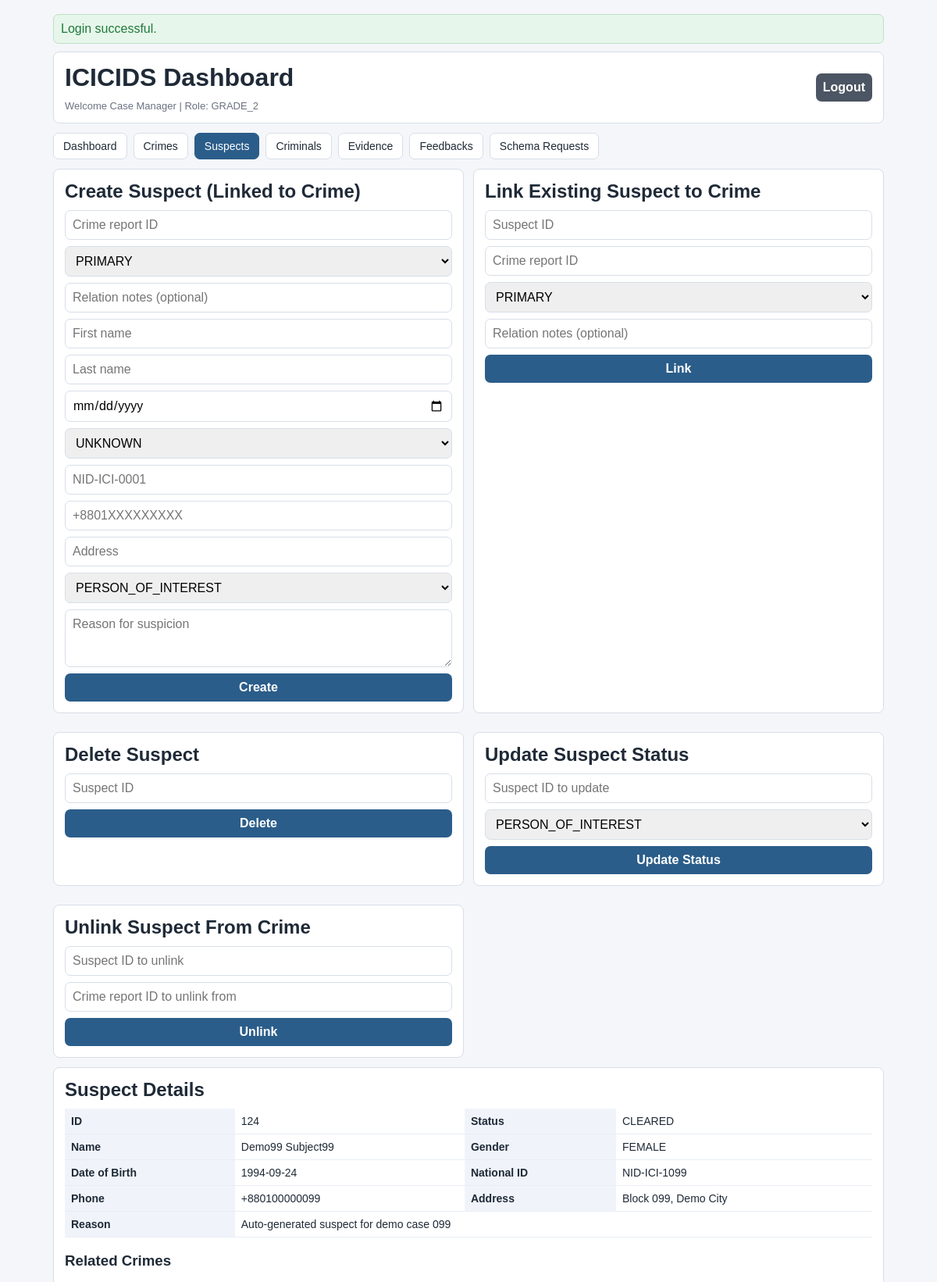
/index.php?view=suspects&suspect_id=124 (signed in, upper part), run on the app's committed database.
### tables this page shows
CREATE TABLE suspects (
    id BIGINT UNSIGNED AUTO_INCREMENT PRIMARY KEY,
    first_name VARCHAR(100) NOT NULL,
    last_name VARCHAR(100) NOT NULL,
    crime_report_id BIGINT UNSIGNED NULL,
    date_of_birth DATE NULL,
    gender ENUM('MALE', 'FEMALE', 'OTHER', 'UNKNOWN') NOT NULL DEFAULT 'UNKNOWN',
    national_id VARCHAR(80) NULL,
    address_line VARCHAR(255) NULL,
    phone VARCHAR(30) NULL,
    reason_for_suspicion TEXT NOT NULL,
    suspect_status ENUM('PERSON_OF_INTEREST', 'WANTED', 'ARRESTED', 'CLEARED') NOT NULL DEFAULT 'PERSON_OF_INTEREST',
    created_by_officer_id BIGINT UNSIGNED NOT NULL,
    created_at DATETIME NOT NULL DEFAULT CURRENT_TIMESTAMP,
    updated_at DATETIME NOT NULL DEFAULT CURRENT_TIMESTAMP ON UPDATE CURRENT_TIMESTAMP,
    CONSTRAINT uq_suspects_national_id UNIQUE (national_id),
    CONSTRAINT fk_suspects_primary_crime
        FOREIGN KEY (crime_report_id) REFERENCES crime_reports(id)
        ON UPDATE CASCADE ON DELETE SET NULL,
    CONSTRAINT fk_suspects_created_by
        FOREIGN KEY (created_by_officer_id) REFERENCES officers(id)
        ON UPDATE CASCADE ON DELETE RESTRICT,
    INDEX idx_suspects_name (last_name, first_name),
    INDEX idx_suspects_status (suspect_status),
    INDEX idx_suspects_crime_report (crime_report_id),
    INDEX idx_suspects_created_by (created_by_officer_id)
);

### Auth.php (called while the page is built, shortened)
<?php
final class Auth
{
    public function isAuthenticated(): bool
    {
        return isset($_SESSION[self::SESSION_KEY]);
    }
    public function currentOfficer(): ?array
    {
        return $_SESSION[self::SESSION_KEY];
    }
    public function enforce(string $operation, ?string $table = null): void
    {
        $officer = $this->currentOfficer();
        $rank = (string)$officer['rank'];
        $normalizedOperation = strtoupper(trim($operation));
        $normalizedTable = $table !== null ? strtolower(trim($table)) : null;
        if (
            $normalizedOperation === 'READ'
            && in_array($normalizedTable, ['officer_activity', 'login_logs'], true)
            && $rank !== self::ROLE_GRADE_1
        ) {
            throw new RuntimeException('Permission denied. Audit logs are restricted to Grade 1 officer.');
        }
        if ($rank === self::ROLE_GRADE_2) {
            $createTables = [
                'crime_reports',
                'suspects',
                'criminals',
                'evidence',
                'crime_report_suspects',
                'crime_report_evidence',
                'suspect_evidence',
                'criminal_history',
                'criminal_aliases',
            ];
            $deleteTables = [
                'crime_reports',
                'suspects',
                'criminals',
                'evidence',
                'crime_report_suspects',
                'crime_report_evidence',
                'suspect_evidence',
                'criminal_history',
                'criminal_aliases',
            ];
            if ($normalizedOperation === 'READ' || $normalizedOperation === 'UPDATE') {
                return;
            }
            if (
                $normalizedOperation === 'CREATE'
                && in_array($normalizedTable, array_merge($createTables, ['schema_requests', 'feedbacks']), true)
            ) {
                return;
            }
            if ($normalizedOperation === 'DELETE' && in_array($normalizedTable, $deleteTables, true)) {
                return;
            }
            throw new RuntimeException('Permission denied for Grade 2 officer.');
        }
        throw new RuntimeException('Unknown role. Access denied.');
    }
    public function can(string $operation, ?string $table = null): bool
    {
        try {
            return true;
        } catch (Throwable $e) {
            return false;
        }
    }
}

### suspects.php (the view, shortened to what this page needs)
<?php
$canCreateSuspect = $canCreateSuspect ?? false;
$canUpdateSuspect = $canUpdateSuspect ?? false;
$canLinkSuspect = $canLinkSuspect ?? false;
$canDeleteSuspect = $canDeleteSuspect ?? false;
$suspectDetail = $suspectDetail ?? null;
?>
<div class="grid-2">
    <?php if ($canCreateSuspect): ?>
        <section class="card">
            <h2>Create Suspect (Linked to Crime)</h2>
            <form method="post">
                <input type="number" name="crime_report_id" required placeholder="Crime report ID">
                <select name="relation_type">
                    <option>PRIMARY</option>
                </select>
                <input name="relation_notes" placeholder="Relation notes (optional)">
                <input name="first_name" required placeholder="First name">
                <input name="last_name" required placeholder="Last name">
                <input type="date" name="date_of_birth" placeholder="Date of birth">
                <select name="gender">
                    <option>UNKNOWN</option>
                </select>
                <input name="national_id" placeholder="NID-ICI-0001" pattern="NID-ICI-[0-9]{4}" title="Use NID-ICI-0001 format" data-upper="true">
                <input type="tel" name="phone" placeholder="+8801XXXXXXXXX" pattern="\+880[0-9]+" title="Use +880 followed by digits">
                <input name="address_line" placeholder="Address">
                <select name="suspect_status">
                    <option>PERSON_OF_INTEREST</option>
                </select>
                <textarea name="reason_for_suspicion" rows="3" required placeholder="Reason for suspicion"></textarea>
                <button type="submit">Create</button>
            </form>
        </section>
    <?php endif; ?>
    <?php if ($canLinkSuspect): ?>
        <section class="card">
            <h2>Link Existing Suspect to Crime</h2>
            <form method="post">
                <input type="number" name="suspect_id" required placeholder="Suspect ID">
                <input type="number" name="crime_report_id" required placeholder="Crime report ID">
                <select name="relation_type">
                    <option>PRIMARY</option>
                </select>
                <input name="relation_notes" placeholder="Relation notes (optional)">
                <button type="submit">Link</button>
            </form>
        </section>
    <?php endif; ?>
    <?php if ($canDeleteSuspect): ?>
        <section class="card">
            <h2>Delete Suspect</h2>
            <form method="post">
                <input type="number" name="suspect_id" required placeholder="Suspect ID">
                <button type="submit">Delete</button>
            </form>
        </section>
    <?php endif; ?>
    <?php if ($canUpdateSuspect): ?>
        <section class="card">
            <h2>Update Suspect Status</h2>
            <form method="post">
                <input type="number" name="suspect_id" required placeholder="Suspect ID to update">
                <select name="suspect_status">
                    <option>PERSON_OF_INTEREST</option>
                </select>
                <button type="submit">Update Status</button>
            </form>
        </section>
    <?php endif; ?>
    <?php if ($canLinkSuspect): ?>
        <section class="card">
            <h2>Unlink Suspect From Crime</h2>
            <form method="post">
                <input type="number" name="suspect_id" required placeholder="Suspect ID to unlink">
                <input type="number" name="crime_report_id" required placeholder="Crime report ID to unlink from">
                <button type="submit">Unlink</button>
            </form>
        </section>
    <?php endif; ?>
</div>
<?php if ($suspectDetail): ?>
    <section class="card">
        <h2>Suspect Details</h2>
        <div class="table-wrap">
            <table>
                <tbody>
                <tr>
                    <th>ID</th>
                    <td><?= h((string)$suspectDetail['id']) ?></td>
                    <th>Status</th>
                    <td><?= h((string)$suspectDetail['suspect_status']) ?></td>
                </tr>
                <tr>
                    <th>Name</th>
                    <td><?= h((string)$suspectDetail['first_name'] . ' ' . (string)$suspectDetail['last_name']) ?></td>
                    <th>Gender</th>
                    <td><?= h((string)$suspectDetail['gender']) ?></td>
                </tr>
                <tr>
                    <th>Date of Birth</th>
                    <td><?= h((string)($suspectDetail['date_of_birth'] ?? '')) ?></td>
                    <th>National ID</th>
                    <td><?= h((string)($suspectDetail['national_id'] ?? '')) ?></td>
                </tr>
                <tr>
                    <th>Phone</th>
                    <td><?= h((string)($suspectDetail['phone'] ?? '')) ?></td>
                    <th>Address</th>
                    <td><?= h((string)($suspectDetail['address_line'] ?? '')) ?></td>
                </tr>
                <tr>
                    <th>Reason</th>
                    <td colspan="3"><?= h((string)$suspectDetail['reason_for_suspicion']) ?></td>
                </tr>
                </tbody>
            </table>
        </div>
        <h3>Related Crimes</h3>
    </section>
<?php endif; ?>

### style.css (style rules this page uses)
* { box-sizing: border-box; }
body { margin: 0; font-family: Tahoma, Verdana, sans-serif; background: var(--bg); color: var(--text); }
.card { background: var(--card); border: 1px solid var(--line); border-radius: 8px; padding: 14px; margin-bottom: 12px; }
h1, h2 { margin: 0 0 10px; }
.grid-2 { display: grid; grid-template-columns: 1fr 1fr; gap: 12px; }
form { display: grid; gap: 8px; }
input, select, textarea, button { width: 100%; border: 1px solid var(--line); border-radius: 7px; padding: 9px; font: inherit; }
button { background: var(--primary); color: #fff; border: none; cursor: pointer; font-weight: 700; }
.table-wrap { overflow-x: auto; }
table { width: 100%; border-collapse: collapse; font-size: 14px; }
th, td { border-bottom: 1px solid #e8edf4; padding: 8px; text-align: left; }
th { background: #f0f4fa; }

### data on the page
suspects: id "124", suspect_status "CLEARED", first_name+last_name "Demo99 Subject99", gender "FEMALE", date_of_birth "1994-09-24", national "NID-ICI-1099", phone "+880100000099", address_line "Block 099, Demo City", reason_for_suspicion "Auto-generated suspect for demo case 099"

### other printed values
$flash['message'] "Login successful."
$officer['name'] "Case Manager"
$rank "GRADE_2"
